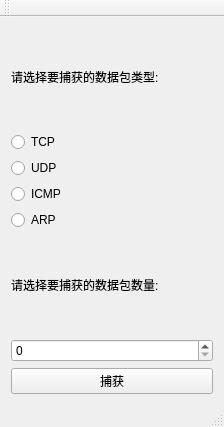
<?xml version="1.0" encoding="UTF-8"?>
<ui version="4.0">
 <class>MainWindow</class>
 <widget class="QMainWindow" name="MainWindow">
  <property name="geometry">
   <rect>
    <x>0</x>
    <y>0</y>
    <width>224</width>
    <height>427</height>
   </rect>
  </property>
  <property name="windowTitle">
   <string>MainWindow</string>
  </property>
  <widget class="QWidget" name="centralWidget">
   <layout class="QGridLayout" name="gridLayout">
    <item row="0" column="0">
     <widget class="QLabel" name="label">
      <property name="text">
       <string>请选择要捕获的数据包类型:</string>
      </property>
     </widget>
    </item>
    <item row="1" column="0">
     <widget class="QRadioButton" name="radioButton">
      <property name="text">
       <string>TCP</string>
      </property>
     </widget>
    </item>
    <item row="2" column="0">
     <widget class="QRadioButton" name="radioButton_2">
      <property name="text">
       <string>UDP</string>
      </property>
     </widget>
    </item>
    <item row="3" column="0">
     <widget class="QRadioButton" name="radioButton_3">
      <property name="text">
       <string>ICMP</string>
      </property>
     </widget>
    </item>
    <item row="4" column="0">
     <widget class="QRadioButton" name="radioButton_4">
      <property name="text">
       <string>ARP</string>
      </property>
     </widget>
    </item>
    <item row="5" column="0">
     <widget class="QLabel" name="label_2">
      <property name="text">
       <string>请选择要捕获的数据包数量:</string>
      </property>
     </widget>
    </item>
    <item row="6" column="0">
     <widget class="QSpinBox" name="spinBox"/>
    </item>
    <item row="7" column="0">
     <widget class="QPushButton" name="pushButton">
      <property name="text">
       <string>捕获</string>
      </property>
     </widget>
    </item>
   </layout>
  </widget>
  <widget class="QMenuBar" name="menuBar">
   <property name="geometry">
    <rect>
     <x>0</x>
     <y>0</y>
     <width>224</width>
     <height>28</height>
    </rect>
   </property>
  </widget>
  <widget class="QToolBar" name="mainToolBar">
   <attribute name="toolBarArea">
    <enum>TopToolBarArea</enum>
   </attribute>
   <attribute name="toolBarBreak">
    <bool>false</bool>
   </attribute>
  </widget>
  <widget class="QStatusBar" name="statusBar"/>
 </widget>
 <layoutdefault spacing="6" margin="11"/>
 <tabstops>
  <tabstop>radioButton</tabstop>
  <tabstop>radioButton_2</tabstop>
  <tabstop>radioButton_3</tabstop>
  <tabstop>spinBox</tabstop>
  <tabstop>pushButton</tabstop>
 </tabstops>
 <resources/>
 <connections/>
</ui>
